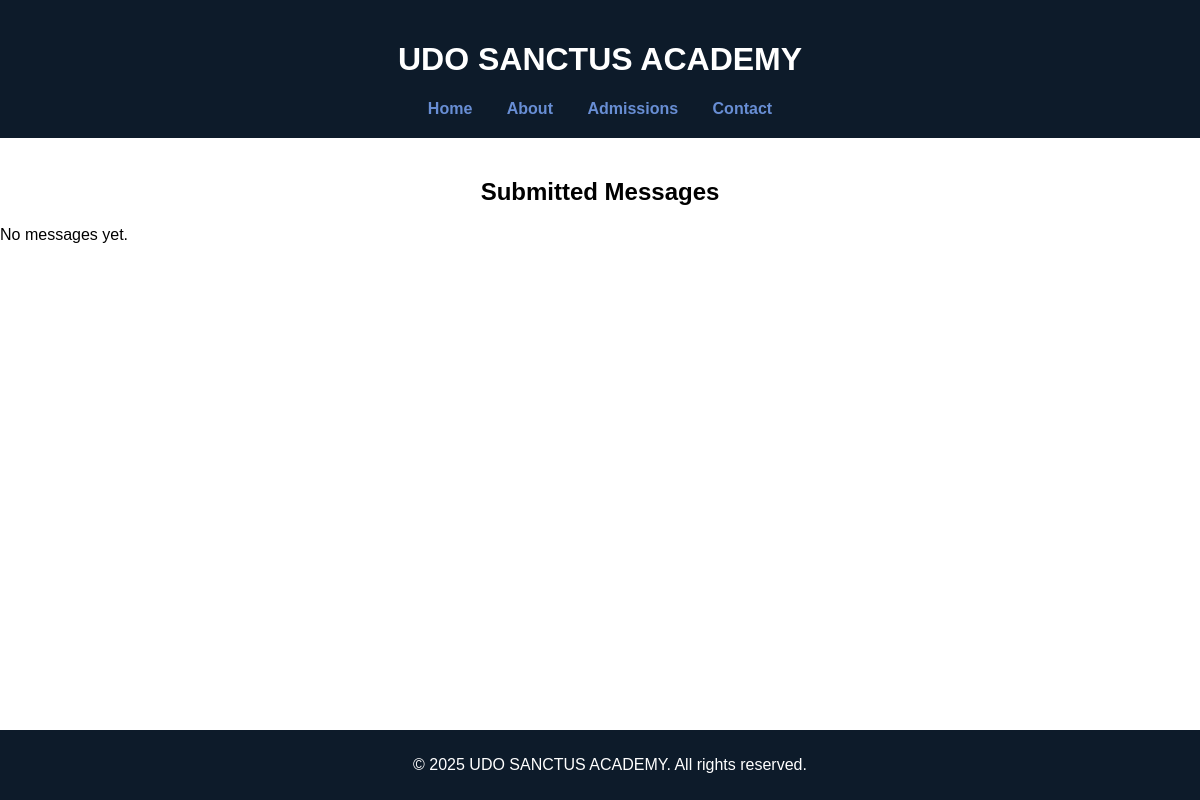
/admin/messages (signed in), run on an earlier commit of the app's database.
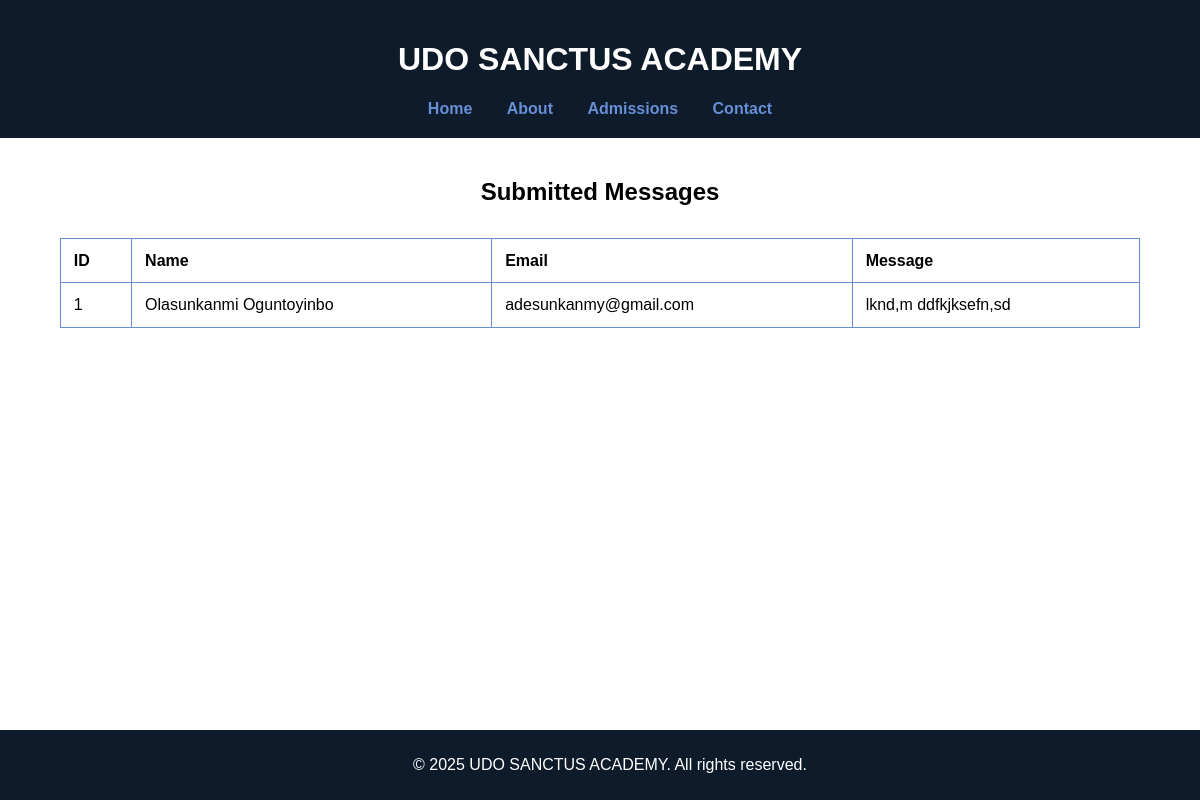
And on a later commit of the database.
### tables this page shows
CREATE TABLE messages (
        id INTEGER PRIMARY KEY AUTOINCREMENT, 
        name TEXT NOT NULL, 
        email TEXT NOT NULL, 
        message TEXT NOT NULL);

### app.py (the view)
@app.route("/admin/messages")
def view_messages():
    if not session.get("admin_logged_in"):
        return redirect(url_for("login"))
    conn = sqlite3.connect("database.db")
    cursor = conn.cursor()
    cursor.execute("SELECT id, name, email, message FROM messages")
    messages = cursor.fetchall()
    conn.close()
    return render_template("messages.html", messages=messages)

### templates/messages.html (shortened to what this page needs)
<!DOCTYPE html>
<html lang="en">
<head>
    <link rel="stylesheet" href="/static/css/style.css">
</head>
<body>
    <header>
        <h1>UDO SANCTUS ACADEMY</h1>
        <nav>
            <a href="/">Home</a>
            <a href="/about">About</a>
            <a href="/admissions">Admissions</a>
            <a href="/contact">Contact</a>
        </nav>
    </header>
    <main id="messages">
        <section>
            <h1>Submitted Messages</h1>
            {% if messages %}
            <table>
                <tr>
                    <th>ID</th>
                    <th>Name</th>
                    <th>Email</th>
                    <th>Message</th>
                </tr>
                {% for msg in messages %}
                <tr>
                    <td>{{ msg[0] }}</td>
                    <td>{{ msg[1] }}</td>
                    <td>{{ msg[2] }}</td>
                    <td>{{ msg[3] }}</td>
                </tr>
                {% endfor %}
            </table>
            {% else %}
            <p>No messages yet.</p>
            {% endif %}
        </section>
    </main>
    <footer>
        <p>&copy; 2025 UDO SANCTUS ACADEMY. All rights reserved.</p>
    </footer>
</body>
</html>

### static/css/style.css (style rules this page uses)
:root { --dark-blue: #0d1b2a; --light-blue: #688ed4; --white: #ffffff; --black: #000000; }
body { margin: 0; font-family: Arial, sans-serif; background-color: var(--white); }
header { background-color: var(--dark-blue); color: var(--white); padding: 20px; text-align: center; }
nav a { color: var(--light-blue); margin: 0 15px; text-decoration: none; font-weight: bold; }
footer { background-color: var(--dark-blue); color: var(--white); text-align: center; padding: 10px; position: fixed; bottom: 0; width: 100%; }
#messages table { width: 90%; margin: auto; border-collapse: collapse; margin-top: 2rem; }
#messages th, td { padding: 0.8rem; border: 1px solid var(--light-blue); text-align: left; }
#messages h1 { padding-top: 20px; text-align: center; }

What changed in the data, as far as the page shows it:
added messages: id "1", name "Olasunkanmi Oguntoyinbo", email "adesunkanmy@gmail.com", message "lknd,m ddfkjksefn,sd"
Also different on the page:
text no longer shown: "No messages yet."
text now shown: "ID Name Email Message"
